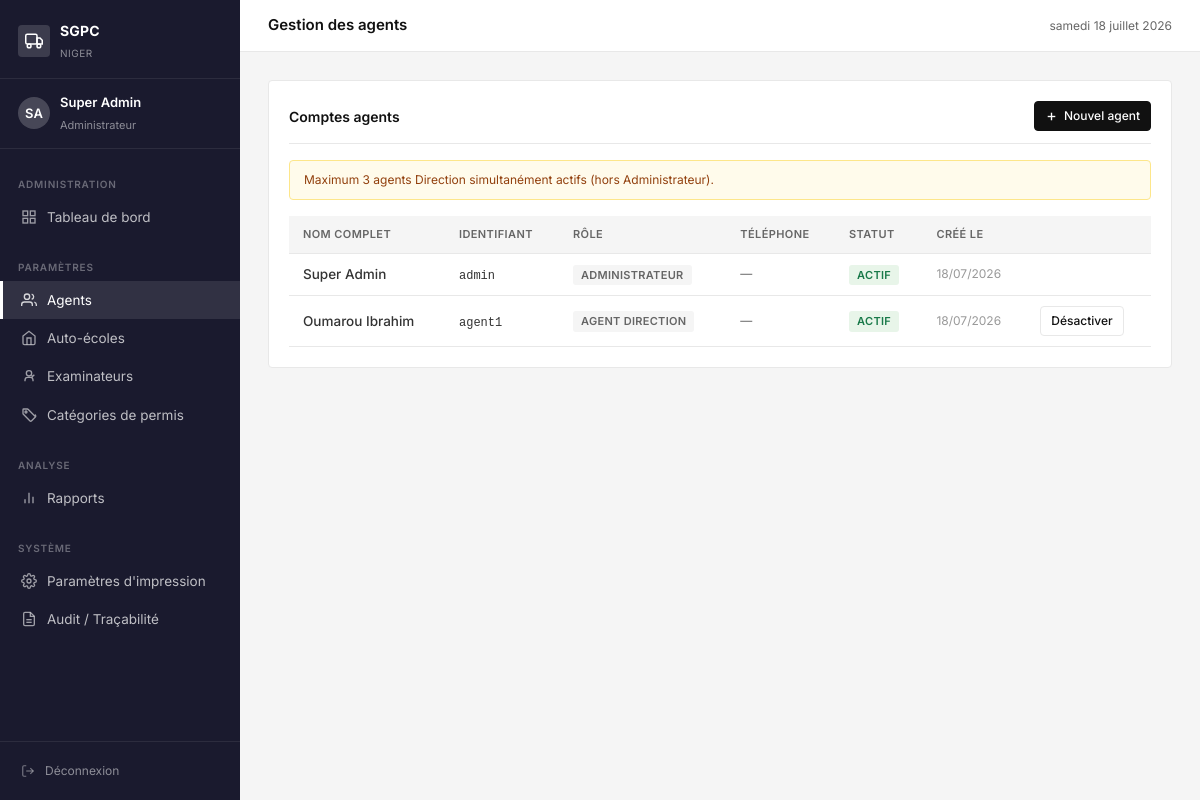
/admin-sgpc/agents/ (signed in), run on the app's committed database.
### core/models.py (models this page shows, shortened)
class ProfilAgent(models.Model):
    ROLE_CHOICES = [
        ('admin', 'Administrateur'),
        ('direction', 'Agent Direction'),
    ]
    user = models.OneToOneField(User, on_delete=models.CASCADE, related_name='profil')
    role = models.CharField(max_length=20, choices=ROLE_CHOICES, default='direction')
    telephone = models.CharField(max_length=20, blank=True)
    actif = models.BooleanField(default=True)
    date_creation = models.DateTimeField(auto_now_add=True)

### core/views.py (the view)
# urls.py: path('admin-sgpc/agents/', views.liste_agents, name='liste_agents'),
@login_required
@role_required('admin')
def liste_agents(request):
    agents = ProfilAgent.objects.select_related('user').all()
    return render(request, 'core/admin/agents/liste.html', {'agents': agents})

### templates/core/admin/agents/liste.html (shortened to what this page needs)
{% extends 'core/base.html' %}
{% block topbar_title %}Gestion des agents{% endblock %}
{% block content %}
<div class="card">
  <div class="card-header">
    <span class="card-title">Comptes agents</span>
    <a href="{% url 'creer_agent' %}" class="btn btn-primary btn-sm">
      <svg width="13" height="13" fill="none" stroke="currentColor" stroke-width="2.5" viewBox="0 0 24 24">
        <line x1="12" y1="5" x2="12" y2="19"/><line x1="5" y1="12" x2="19" y2="12"/>
      </svg>
      Nouvel agent
    </a>
  </div>
  <div style="background:#fffbeb;border:1px solid #fde68a;border-radius:4px;padding:10px 14px;font-size:12px;color:#92400e;margin-bottom:16px;">
    Maximum 3 agents Direction simultanément actifs (hors Administrateur).
  </div>
  <div class="table-wrap">
    <table>
      <thead>
        <tr><th>Nom complet</th><th>Identifiant</th><th>Rôle</th><th>Téléphone</th><th>Statut</th><th>Créé le</th><th></th></tr>
      </thead>
      <tbody>
        {% for a in agents %}
        <tr>
          <td style="font-weight:500;">{{ a.user.get_full_name }}</td>
          <td><code style="font-size:12px;">{{ a.user.username }}</code></td>
          <td><span class="badge badge-attente">{{ a.get_role_display }}</span></td>
          <td style="color:#666;font-size:12px;">{{ a.telephone|default:"—" }}</td>
          <td>
            {% if a.actif %}<span class="badge badge-apte">Actif</span>
            {% else %}<span class="badge badge-inapte">Désactivé</span>{% endif %}
          </td>
          <td style="color:#999;font-size:12px;">{{ a.date_creation|date:"d/m/Y" }}</td>
          <td>
            {% if a.user != request.user %}
            <a href="{% url 'toggle_agent' a.pk %}" class="btn btn-secondary btn-sm"
               onclick="return confirm('{% if a.actif %}Désactiver{% else %}Activer{% endif %} ce compte ?')">
              {% if a.actif %}Désactiver{% else %}Activer{% endif %}
            </a>
            {% endif %}
          </td>
        </tr>
        {% empty %}
        <tr><td colspan="7" style="text-align:center;color:#999;padding:32px;">Aucun agent.</td></tr>
        {% endfor %}
      </tbody>
    </table>
  </div>
</div>
{% endblock %}

### templates/core/base.html (shortened to what this page needs)
<!DOCTYPE html>
<html lang="fr">
<head>
  {% load static %}
  <link rel="stylesheet" href="{% static 'css/sgpc.css' %}">
</head>
<body>
<div class="layout">
  <aside class="sidebar" id="sidebar">
    <div class="sidebar-header">
      <div class="sidebar-brand">
        <div class="brand-icon">
          <svg width="18" height="18" fill="none" stroke="white" stroke-width="2" viewBox="0 0 24 24">
            <rect x="1" y="3" width="15" height="13" rx="2"/>
            <path d="M16 8h4l3 3v5h-7V8z"/>
            <circle cx="5.5" cy="18.5" r="2.5"/><circle cx="18.5" cy="18.5" r="2.5"/>
          </svg>
        </div>
        <div class="brand-text">
          <strong>SGPC</strong><span>Niger</span>
        </div>
      </div>
    </div>
    <div class="sidebar-user">
      <div class="user-avatar">{{ request.user.first_name|first|upper }}{{ request.user.last_name|first|upper }}</div>
      <div class="user-info">
        <strong>{{ request.user.get_full_name|truncatechars:22 }}</strong>
        <span>{{ request.user.profil.get_role_display }}</span>
      </div>
    </div>
    <nav class="sidebar-nav">
      {% with role=request.user.profil.role %}
      {% if role == 'admin' %}
      <div class="nav-section">Administration</div>
      <a href="{% url 'tableau_de_bord' %}" class="nav-item {% if request.resolver_match.url_name == 'tableau_de_bord' %}active{% endif %}">
        <svg width="16" height="16" fill="none" stroke="currentColor" stroke-width="2" viewBox="0 0 24 24"><rect x="3" y="3" width="7" height="7"/><rect x="14" y="3" width="7" height="7"/><rect x="3" y="14" width="7" height="7"/><rect x="14" y="14" width="7" height="7"/></svg>
        Tableau de bord
      </a>
      <div class="nav-section" style="margin-top:8px;">Paramètres</div>
      <a href="{% url 'liste_agents' %}" class="nav-item {% if 'agent' in request.resolver_match.url_name %}active{% endif %}">
        <svg width="16" height="16" fill="none" stroke="currentColor" stroke-width="2" viewBox="0 0 24 24"><path d="M17 21v-2a4 4 0 0 0-4-4H5a4 4 0 0 0-4 4v2"/><circle cx="9" cy="7" r="4"/><path d="M23 21v-2a4 4 0 0 0-3-3.87m-4-12a4 4 0 0 1 0 7.75"/></svg>
        Agents
      </a>
      <a href="{% url 'liste_auto_ecoles' %}" class="nav-item {% if 'auto_ecole' in request.resolver_match.url_name %}active{% endif %}">
        <svg width="16" height="16" fill="none" stroke="currentColor" stroke-width="2" viewBox="0 0 24 24"><path d="M3 9l9-7 9 7v11a2 2 0 0 1-2 2H5a2 2 0 0 1-2-2z"/><polyline points="9 22 9 12 15 12 15 22"/></svg>
        Auto-écoles
      </a>
      <a href="{% url 'liste_examinateurs' %}" class="nav-item {% if 'examinateur' in request.resolver_match.url_name %}active{% endif %}">
        <svg width="16" height="16" fill="none" stroke="currentColor" stroke-width="2" viewBox="0 0 24 24"><circle cx="12" cy="8" r="4"/><path d="M6 20v-2a4 4 0 0 1 4-4h4a4 4 0 0 1 4 4v2"/><polyline points="16 11 17 13 20 10"/></svg>
        Examinateurs
      </a>
      <a href="{% url 'liste_categories' %}" class="nav-item {% if 'categorie' in request.resolver_match.url_name %}active{% endif %}">
        <svg width="16" height="16" fill="none" stroke="currentColor" stroke-width="2" viewBox="0 0 24 24"><path d="M20.59 13.41 11 3.83A2 2 0 0 0 9.59 3H4a1 1 0 0 0-1 1v5.59a2 2 0 0 0 .59 1.41l9.58 9.59a2 2 0 0 0 2.82 0l5.59-5.59a2 2 0 0 0 0-2.83z"/><circle cx="7.5" cy="7.5" r="1.5"/></svg>
        Catégories de permis
      </a>
      <div class="nav-section" style="margin-top:8px;">Analyse</div>
      <a href="{% url 'rapports_admin' %}" class="nav-item {% if request.resolver_match.url_name == 'rapports_admin' %}active{% endif %}">
        <svg width="16" height="16" fill="none" stroke="currentColor" stroke-width="2" viewBox="0 0 24 24"><line x1="18" y1="20" x2="18" y2="10"/><line x1="12" y1="20" x2="12" y2="4"/><line x1="6" y1="20" x2="6" y2="14"/></svg>
        Rapports
      </a>
      <div class="nav-section" style="margin-top:8px;">Système</div>
      <a href="{% url 'parametres_impression' %}" class="nav-item {% if request.resolver_match.url_name == 'parametres_impression' or request.resolver_match.url_name == 'test_impression' %}active{% endif %}">
        Paramètres d'impression
      </a>
      <a href="{% url 'journal_audit' %}" class="nav-item {% if request.resolver_match.url_name == 'journal_audit' %}active{% endif %}">
        <svg width="16" height="16" fill="none" stroke="currentColor" stroke-width="2" viewBox="0 0 24 24"><path d="M14 2H6a2 2 0 0 0-2 2v16a2 2 0 0 0 2 2h12a2 2 0 0 0 2-2V8z"/><polyline points="14 2 14 8 20 8"/><line x1="16" y1="13" x2="8" y2="13"/><line x1="16" y1="17" x2="8" y2="17"/></svg>
        Audit / Traçabilité
      </a>
      {% endif %}
      {% endwith %}
    </nav>
    <div class="sidebar-footer">
      <a href="{% url 'deconnexion' %}" class="nav-item" style="color:rgba(255,255,255,.5);font-size:12px;padding:6px 0;">
        <svg width="14" height="14" fill="none" stroke="currentColor" stroke-width="2" viewBox="0 0 24 24"><path d="M9 21H5a2 2 0 0 1-2-2V5a2 2 0 0 1 2-2h4"/><polyline points="16 17 21 12 16 7"/><line x1="21" y1="12" x2="9" y2="12"/></svg>
        Déconnexion
      </a>
    </div>
  </aside>
  <div class="main">
    <div class="topbar">
      <div style="display:flex;align-items:center;gap:10px;">
        <span class="topbar-title">{% block topbar_title %}{% endblock %}</span>
      </div>
      <div class="topbar-right"><span>{% now "l d F Y" %}</span></div>
    </div>
    <div class="page-content">
      {% block content %}{% endblock %}
    </div>
  </div>
</div>
</body>
</html>

### data on the page
ProfilAgent: user.get_full_name "Super Admin", user.username "admin", role "ADMINISTRATEUR", telephone "—", actif "ACTIF", date_creation "18/07/2026"
ProfilAgent: user.get_full_name "Oumarou Ibrahim", user.username "agent1", role "AGENT DIRECTION", telephone "—", actif "ACTIF", date_creation "18/07/2026"

### other printed values
{{ request.user.first_name|first|upper }} "S"
{{ request.user.last_name|first|upper }} "A"
{{ request.user.get_full_name|truncatechars:22 }} "Super Admin"
{{ request.user.profil.get_role_display }} "Administrateur"
